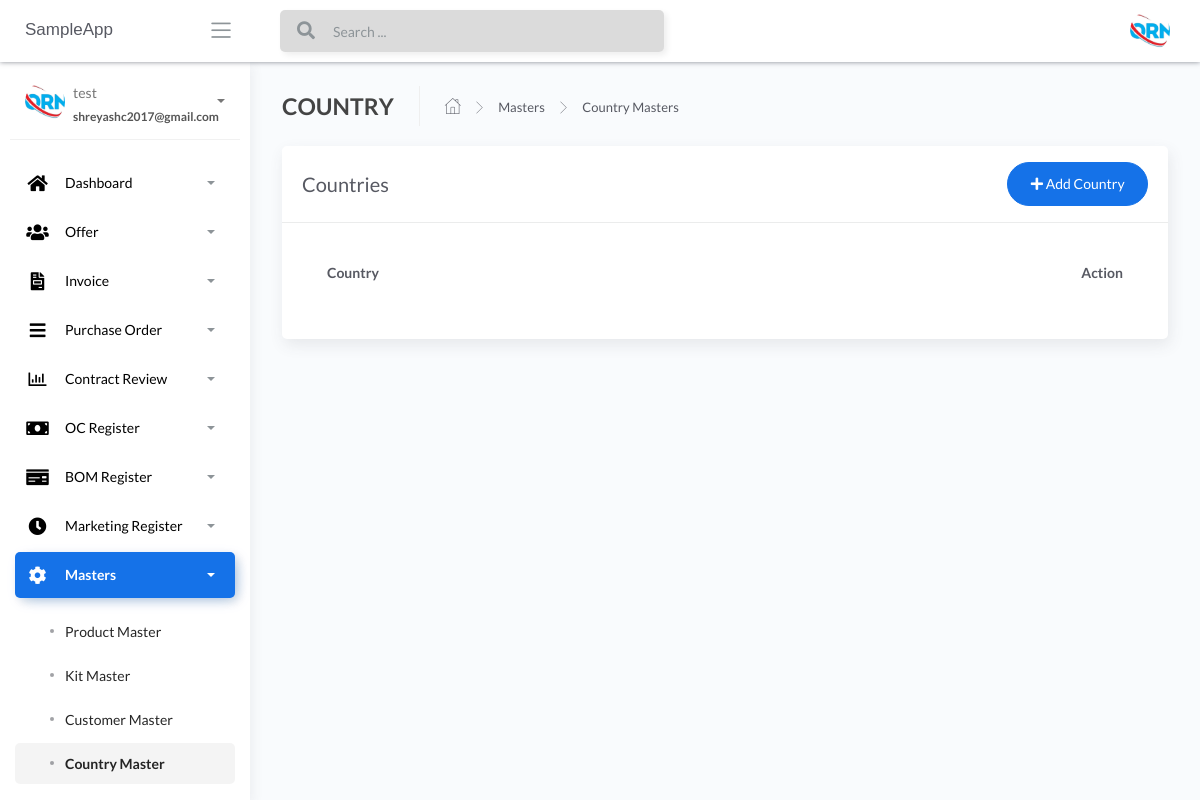
The app's page /Country-masters (signed in), older data.
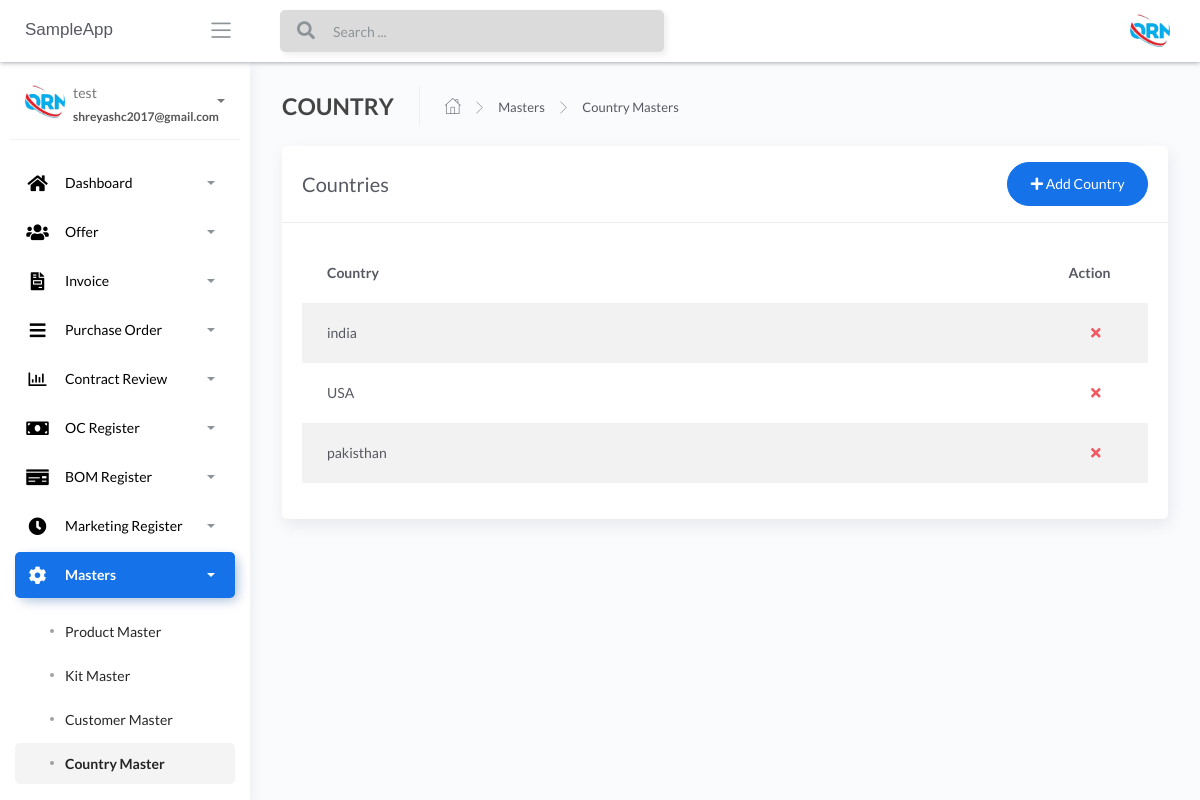
The same page, newer data.
### apps/home/models.py (models this page shows, shortened)
class CountryMaster(db.Model):
    __tablename__ = "CountryMaster"
    id = db.Column(db.Integer, primary_key=True)
    country_name_temp = db.Column(db.String())

### apps/home/routes.py (the view, shortened to what this page needs)
@blueprint.route('/Country-masters', methods=['GET', 'POST'])
@login_required
def Country_masters():
    if request.method == 'GET':
        users = CountryMaster.query.all()
        return render_template('home/Country-masters.html', users=users, segment='Country-masters')

### apps/__init__.py (called while the page is built)
def configure_database(app):
    @app.before_first_request
    def initialize_database():
        db.create_all()
    @app.teardown_request
    def shutdown_session(exception=None):
        db.session.remove()

### apps/authentication/models.py (called while the page is built)
@login_manager.user_loader
def user_loader(id):
    return Users.query.filter_by(id=id).first()

### apps/templates/home/Country-masters.html (shortened to what this page needs)
{% extends "layouts/base.html" %}
{% block content %}
<div class="content">
	<div class="page-inner">
		<div class="page-header">
			<h4 class="page-title">COUNTRY</h4>
			<ul class="breadcrumbs">
				<li class="nav-home">
					<a href="#">
						<i class="flaticon-home"></i>
					</a>
				</li>
				<li class="separator">
					<i class="flaticon-right-arrow"></i>
				</li>
				<li class="nav-item">
					<a href="#">Masters</a>
				</li>
				<li class="separator">
					<i class="flaticon-right-arrow"></i>
				</li>
				<li class="nav-item">
					<a href="#">Country Masters</a>
				</li>
			</ul>
		</div>
		<div class="row">
			<div class="col-md-12">
				<div class="card">
					<div class="card-header">
						<div class="d-flex align-items-center">
							<h4 class="card-title">Countries</h4>
							<button class="btn btn-primary btn-round ml-auto" data-toggle="modal"
								data-target="#addRowModal">
								<i class="fa fa-plus"></i>
								Add Country
							</button>
						</div>
					</div>
					<div class="card-body">
						<div class="table-responsive">
							<table id="add-row" class="display table table-striped table-hover">
								<thead>
									<tr>
										<th>Country</th>
										<th style="width: 10%">Action</th>
									</tr>
								</thead>
								<tbody>
									{% for user in users %}
									<tr {% if loop.index %2==0 %} {% else %} {% endif %}>
										<td>{{user.country_name_temp}}</td>
										<td>
											<div class="form-button-action">
												<span style="font-size: 24px;color:red;">
													<a href="/{{user.id}}/deletecountry" type="button"
														data-toggle="tooltip" title="" class="btn btn-link btn-danger"
														data-original-title="Remove"> <i class="fas fa-times"></i></a>
												</span>
											</div>
										</td>
									</tr>
									{% endfor %}
								</tbody>
							</table>
						</div>
					</div>
				</div>
			</div>
		</div>
	</div>
</div>
{% endblock content %}

Row changes from the older to the newer data that the page shows:
added CountryMaster: country_name_temp "india"
added CountryMaster: country_name_temp "USA"
added CountryMaster: country_name_temp "pakisthan"
